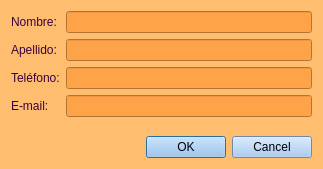
<?xml version="1.0" encoding="UTF-8"?>
<ui version="4.0">
 <class>PersonaDialog</class>
 <widget class="QDialog" name="PersonaDialog">
  <property name="geometry">
   <rect>
    <x>0</x>
    <y>0</y>
    <width>323</width>
    <height>169</height>
   </rect>
  </property>
  <property name="windowTitle">
   <string>Dialog</string>
  </property>
  <property name="styleSheet">
   <string notr="true">background-color: rgb(255, 190, 111)</string>
  </property>
  <layout class="QVBoxLayout" name="verticalLayout">
   <item>
    <layout class="QFormLayout" name="formLayout">
     <item row="0" column="0">
      <widget class="QLabel" name="label">
       <property name="styleSheet">
        <string notr="true">color: rgb(56, 1, 63);</string>
       </property>
       <property name="text">
        <string>Nombre:</string>
       </property>
      </widget>
     </item>
     <item row="0" column="1">
      <widget class="QLineEdit" name="inNombre">
       <property name="styleSheet">
        <string notr="true">background-color: rgb(255, 163, 72)</string>
       </property>
      </widget>
     </item>
     <item row="1" column="0">
      <widget class="QLabel" name="label_2">
       <property name="styleSheet">
        <string notr="true">color: rgb(56, 1, 63);</string>
       </property>
       <property name="text">
        <string>Apellido:</string>
       </property>
      </widget>
     </item>
     <item row="1" column="1">
      <widget class="QLineEdit" name="inApellido">
       <property name="styleSheet">
        <string notr="true">background-color: rgb(255, 163, 72)</string>
       </property>
      </widget>
     </item>
     <item row="2" column="0">
      <widget class="QLabel" name="label_3">
       <property name="styleSheet">
        <string notr="true">color: rgb(56, 1, 63);
</string>
       </property>
       <property name="text">
        <string>Teléfono:</string>
       </property>
      </widget>
     </item>
     <item row="2" column="1">
      <widget class="QLineEdit" name="inTelefono">
       <property name="styleSheet">
        <string notr="true">background-color: rgb(255, 163, 72)</string>
       </property>
      </widget>
     </item>
     <item row="3" column="0">
      <widget class="QLabel" name="label_4">
       <property name="styleSheet">
        <string notr="true">color: rgb(56, 1, 63);</string>
       </property>
       <property name="text">
        <string>E-mail:</string>
       </property>
      </widget>
     </item>
     <item row="3" column="1">
      <widget class="QLineEdit" name="inEmail">
       <property name="styleSheet">
        <string notr="true">background-color: rgb(255, 163, 72)</string>
       </property>
      </widget>
     </item>
    </layout>
   </item>
   <item>
    <widget class="QDialogButtonBox" name="buttonBox">
     <property name="styleSheet">
      <string notr="true">background-color: rgb(153, 193, 241)</string>
     </property>
     <property name="standardButtons">
      <set>QDialogButtonBox::Cancel|QDialogButtonBox::Ok</set>
     </property>
     <property name="centerButtons">
      <bool>false</bool>
     </property>
    </widget>
   </item>
  </layout>
 </widget>
 <resources/>
 <connections/>
</ui>
